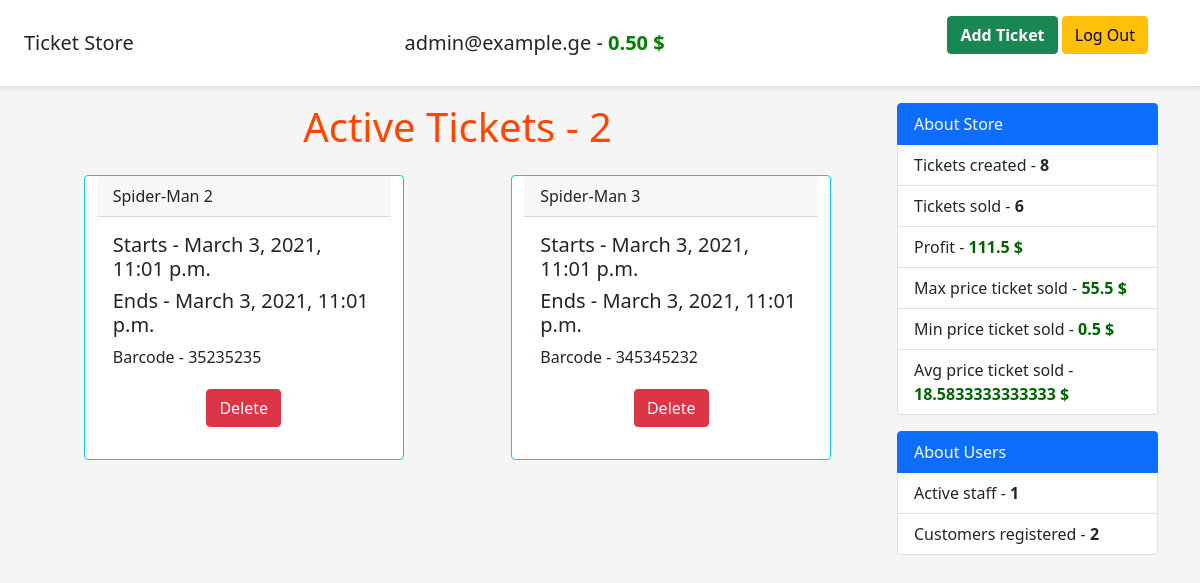
Before: / (signed in) with the older database file.
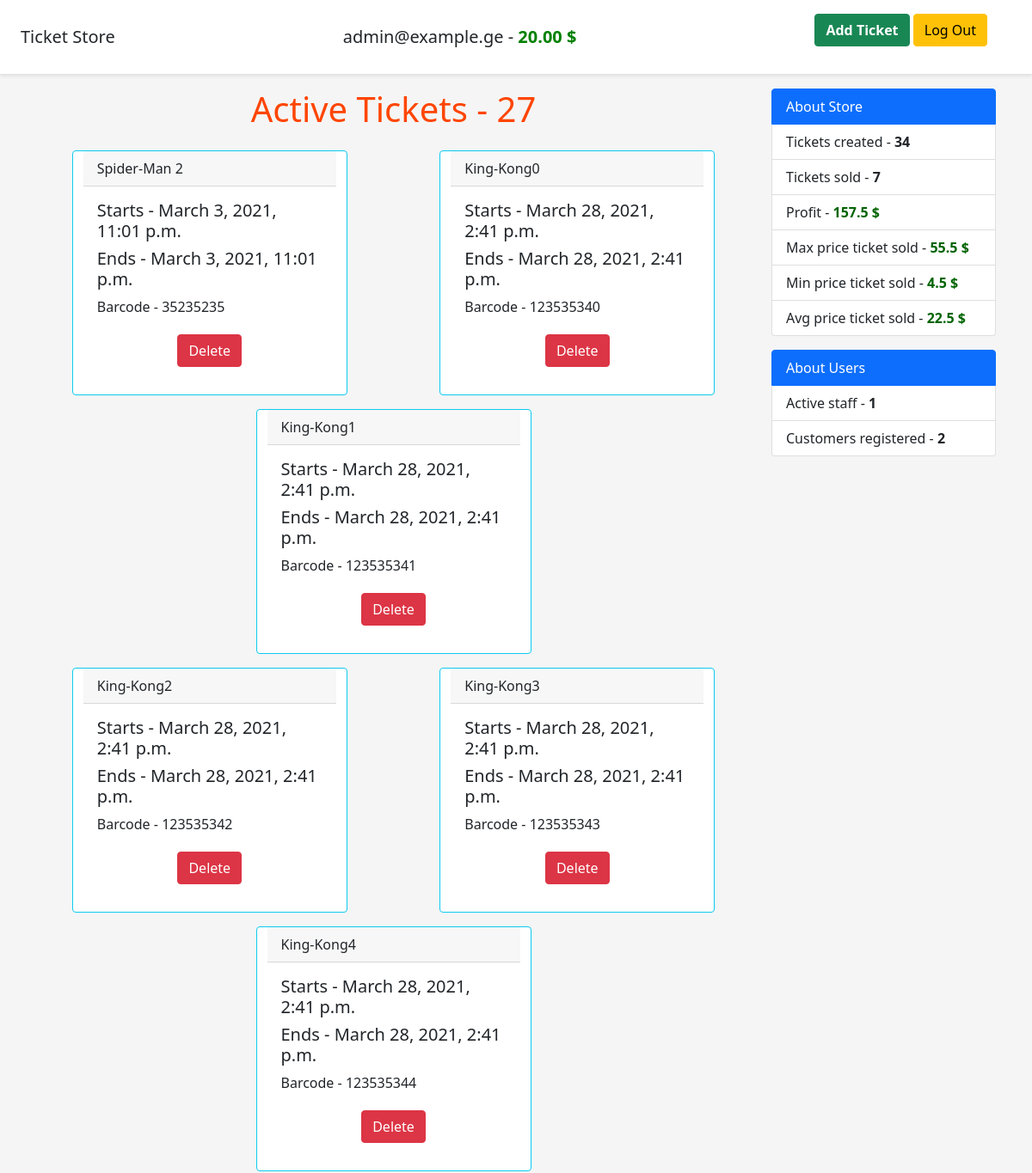
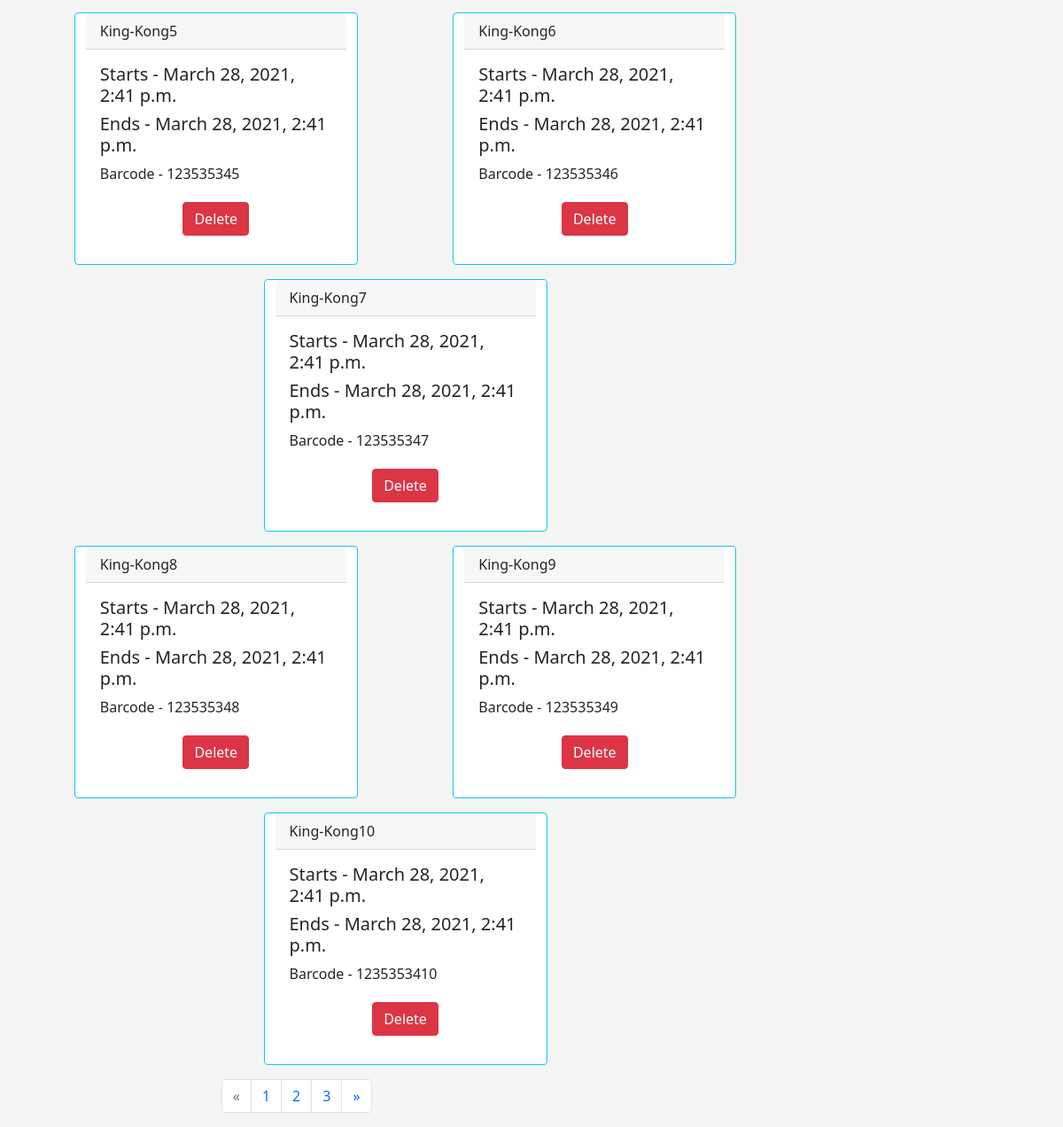
After: the same page with the newer database file (2 pictures, top to bottom).
### user/models.py (models this page shows, shortened)
class User(AbstractUser):
    username = None
    email = models.EmailField(verbose_name='E-Mail', unique=True)
    balance = models.DecimalField(verbose_name="Balance", max_digits=8, decimal_places=2, default=0,
                                  help_text="In USD")
    mobile_phone = models.CharField(verbose_name='Mobile Phone', max_length=9, unique=True)
    objects = UserManager()
    USERNAME_FIELD = 'email'
    REQUIRED_FIELDS = []
    class Meta:
        verbose_name = 'User'
        verbose_name_plural = 'Users'

### ecommerce/models.py (models this page shows, shortened)
class Ticket(models.Model):
    name = models.CharField(verbose_name='Name', max_length=255)
    start_date = models.DateTimeField(verbose_name='Start Date')
    end_date = models.DateTimeField(verbose_name='End Date')
    barcode = models.CharField(verbose_name="Barcode", max_length=15, unique=True, default=0)
    class Meta:
        verbose_name = 'Ticket'
        verbose_name_plural = 'Tickets'

### ecommerce/views.py (the view)
# urls.py: path('', home, name='home'),
@login_required(login_url='user/login')
def home(request):
    tickets = Ticket.objects.filter(orders__isnull=True)
    tickets_created = Ticket.objects.all().count()
    user = User.objects.get(id=request.user.id)
    user_balance = user.balance
    ticket_orders_info: Dict[str, Optional[Decimal]] = user.orders.all().aggregate(
        paid_last_year=Sum('price', filter=Q(order_date__gte=timezone.now() - timezone.timedelta(days=365))),
        bought_last_year=Count('id', filter=Q(order_date__gte=timezone.now() - timezone.timedelta(days=365))),
        paid_last_month=Sum('price', filter=Q(order_date__gte=timezone.now() - timezone.timedelta(weeks=4))),
        bought_last_month=Count('id', filter=Q(order_date__gte=timezone.now() - timezone.timedelta(weeks=4))),
        paid_last_week=Sum('price', filter=Q(order_date__gte=timezone.now() - timezone.timedelta(days=7))),
        bought_last_week=Count('id', filter=Q(order_date__gte=timezone.now() - timezone.timedelta(days=7)))
    )
    page = request.GET.get('page', 1)
    paginator = Paginator(tickets, 12)
    try:
        tickets_pag = paginator.page(page)
    except PageNotAnInteger:
        tickets_pag = paginator.page(1)
    except EmptyPage:
        tickets_pag = paginator.page(paginator.num_pages)
    orders = Order.objects.all()
    tickets_price = orders.aggregate(maxp_ticket=Max('price'), avgp_ticket=Avg('price'), minp_ticket=Min('price'))
    profit = orders.aggregate(profit=Sum('price'))
    customers_count = User.objects.filter(is_staff=False).count()
    staff_count = User.objects.filter(is_staff=True).count()
    return render(request, 'pages/home.html',
                  {'tickets': tickets,
                   **ticket_orders_info,
                   'tickets_count': tickets.count(),
                   'user_balance': user_balance,
                   'tickets_pag': tickets_pag,
                   'tickets_created': tickets_created,
                   'tickets_sold': tickets_created - tickets.count(),
                   **tickets_price,
                   **profit,
                   'customers_count': customers_count,
                   'staff_count': staff_count})

### templates/pages/home.html (shortened to what this page needs)
{% extends 'base.html' %}
{% block content %}
	<div class="container">
		<div class="row">
			<div class="col-9">
				<div class="mb-3 row text-center">
					<h1 style="color: orangered">Active Tickets - {{ tickets_count }}</h1>
				</div>
				{% for ticket in tickets_pag %}
					{% if forloop.counter0|divisibleby:3 %}
						<div class="row" style="justify-content: space-around">
					{% endif %}
				<div class="card border-info mb-3" style="max-width: 20rem;">
					<div class="card-header">{{ ticket.name }}</div>
					<div class="card-body">
						<h5 class="card-title">Starts - {{ ticket.start_date }}</h5>
						<h5 class="card-title">Ends - {{ ticket.end_date }}</h5>
						<p class="card-text">Barcode - {{ ticket.barcode }}</p>
						{% if user.is_superuser %}
							<div class="text-center pt-1">
								<form action="/del-ticket/{{ ticket.id }}" method="POST">
									<button type="submit" class="btn btn-danger">Delete</button>
								</form>
							</div>
						{% endif %}
					</div>
				</div>
				{% if forloop.counter|divisibleby:3 or forloop.last %}
					</div>
				{% endif %}
				{% endfor %}
				{% if tickets_pag.has_other_pages %}
					<div class="col-6 offset-3 text-center-pagination-set">
						<nav aria-label="Page navigation">
							<ul class="pagination">
								{% if tickets_pag.has_previous %}
									<li class="page-item">
										<a class="page-link"
										   href="?page={{ tickets_pag.previous_page_number }}">&laquo;</a>
									</li>
								{% else %}
									<li class="page-item disabled">
										<a class="page-link">
											<span aria-hidden="true">&laquo;</span>
										</a>
									</li>
								{% endif %}
								{% for ticket in tickets_pag.paginator.page_range %}
									{% if tickets_pag.number == ticket %}
										<li class="page-item">
											<a class="page-link">
												{{ ticket }}
											</a>
										</li>
									{% else %}
										<li class="page-item">
											<a class="page-link" href="?page={{ ticket }}">{{ ticket }}</a>
										</li>
									{% endif %}
								{% endfor %}
								{% if tickets_pag.has_next %}
									<li class="page-item"><a class="page-link"
									                         href="?page={{ tickets_pag.next_page_number }}">
										&raquo;
									</a></li>
								{% else %}
									<li class="page-item disabled">
										<a class="page-link">
											<span aria-hidden="true">&raquo;</span>
										</a>
									</li>
								{% endif %}
							</ul>
						</nav>
					</div>
				{% endif %}
			</div>
			<div class="col-3">
				{% if user.is_superuser %}
					<ul class="list-group">
						<li class="list-group-item active" aria-current="true">About Store</li>
						<li class="list-group-item">Tickets created - <strong>{{ tickets_created }}</strong></li>
						<li class="list-group-item">Tickets sold - <strong>{{ tickets_sold }}</strong></li>
						<li class="list-group-item">Profit - <strong style="color: darkgreen">{{ profit }} $</strong>
						</li>
						<li class="list-group-item">Max price ticket sold - <strong
								style="color: darkgreen">{{ maxp_ticket }} $</strong></li>
						<li class="list-group-item">Min price ticket sold - <strong
								style="color: darkgreen">{{ minp_ticket }} $</strong></li>
						<li class="list-group-item">Avg price ticket sold - <strong
								style="color: darkgreen">{{ avgp_ticket }} $</strong></li>
					</ul>
					<ul class="list-group pt-3">
						<li class="list-group-item active" aria-current="true">About Users</li>
						<li class="list-group-item">Active staff - <strong>{{ staff_count }}</strong></li>
						<li class="list-group-item">Customers registered - <strong>{{ customers_count }}</strong></li>
					</ul>
				{% endif %}
			</div>
		</div>
	</div>
{% endblock %}

### templates/base.html (shortened to what this page needs)
<link href="https://cdn.jsdelivr.net/npm/bootstrap@5.0.0-beta2/dist/css/bootstrap.min.css" rel="stylesheet"
>
<header class="d-flex flex-column flex-md-row align-items-center p-3 px-md-4 mb-3 bg-body border-bottom shadow-sm">
	<p class="h5 my-0 me-md-auto fw-normal" onclick="window.location='{% url 'home' %}';" style="cursor: pointer">Ticket
		Store</p>
	{% if user.is_authenticated %}
		<p class="h5 my-0 me-md-auto fw-normal">{{ user.email }} - <strong style="color: green">{{ user_balance }}
			$</strong></p>
	{% endif %}
	<nav class="my-2 my-md-0 me-md-3">
		<div class="container">
			{% if user.is_authenticated %}
				<a class="btn btn-success" href="{% url 'add_ticket' %}" role="button"><strong>Add Ticket</strong></a>
				<a class="btn btn-warning" href="javascript:{document.getElementById('logout').submit()}" role="button">Log
					Out</a>
			{% else %}
				<a class="btn btn-outline-primary" href="{% url 'signup' %}">Sign up</a>
				<a class="btn btn-outline-warning" href="{% url 'login' %}">Login</a>
			{% endif %}
		</div>
	</nav>
</header>
<body style="background-color: whitesmoke">
{% block content %}
{% endblock %}
</body>

Changed rows visible on the page:
no longer on this page (row unchanged): Ticket: name "Spider-Man 3", start_date "March 3, 2021, 11:01 p.m.", end_date "March 3, 2021, 11:01 p.m.", barcode "345345232"
changed User "admin@example.ge": balance "0.50" → "20.00"
added Ticket: name "King-Kong0", start_date "March 28, 2021, 2:41 p.m.", end_date "March 28, 2021, 2:41 p.m.", barcode "123535340"
added Ticket: name "King-Kong1", start_date "March 28, 2021, 2:41 p.m.", end_date "March 28, 2021, 2:41 p.m.", barcode "123535341"
added Ticket: name "King-Kong2", start_date "March 28, 2021, 2:41 p.m.", end_date "March 28, 2021, 2:41 p.m.", barcode "123535342"
added Ticket: name "King-Kong3", start_date "March 28, 2021, 2:41 p.m.", end_date "March 28, 2021, 2:41 p.m.", barcode "123535343"
added Ticket: name "King-Kong4", start_date "March 28, 2021, 2:41 p.m.", end_date "March 28, 2021, 2:41 p.m.", barcode "123535344"
added Ticket: name "King-Kong5", start_date "March 28, 2021, 2:41 p.m.", end_date "March 28, 2021, 2:41 p.m.", barcode "123535345"
added Ticket: name "King-Kong6", start_date "March 28, 2021, 2:41 p.m.", end_date "March 28, 2021, 2:41 p.m.", barcode "123535346"
added Ticket: name "King-Kong7", start_date "March 28, 2021, 2:41 p.m.", end_date "March 28, 2021, 2:41 p.m.", barcode "123535347"
added Ticket: name "King-Kong8", start_date "March 28, 2021, 2:41 p.m.", end_date "March 28, 2021, 2:41 p.m.", barcode "123535348"
added Ticket: name "King-Kong9", start_date "March 28, 2021, 2:41 p.m.", end_date "March 28, 2021, 2:41 p.m.", barcode "123535349"
added Ticket: name "King-Kong10", start_date "March 28, 2021, 2:41 p.m.", end_date "March 28, 2021, 2:41 p.m.", barcode "1235353410"
Other visible differences:
{{ tickets_count }}: "2" → "27"
{{ tickets_created }}: "8" → "34"
{{ tickets_sold }}: "6" → "7"
{{ profit }}: "111.5" → "157.5"
{{ minp_ticket }}: "0.5" → "4.5"
{{ avgp_ticket }}: "18.5833333333333" → "22.5"
new list line: "1"
new list line: "2"
new list line: "3"
